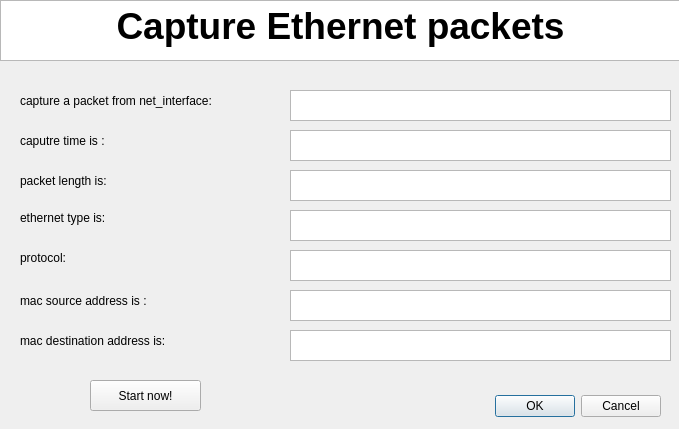
<?xml version="1.0" encoding="UTF-8"?>
<ui version="4.0">
 <class>Dialog_ethernet</class>
 <widget class="QDialog" name="Dialog_ethernet">
  <property name="geometry">
   <rect>
    <x>0</x>
    <y>0</y>
    <width>679</width>
    <height>429</height>
   </rect>
  </property>
  <property name="windowTitle">
   <string>Capture Ethernet packets</string>
  </property>
  <widget class="QDialogButtonBox" name="buttonBox">
   <property name="geometry">
    <rect>
     <x>320</x>
     <y>390</y>
     <width>341</width>
     <height>32</height>
    </rect>
   </property>
   <property name="orientation">
    <enum>Qt::Horizontal</enum>
   </property>
   <property name="standardButtons">
    <set>QDialogButtonBox::Cancel|QDialogButtonBox::Ok</set>
   </property>
  </widget>
  <widget class="QTextEdit" name="textEdit">
   <property name="geometry">
    <rect>
     <x>0</x>
     <y>0</y>
     <width>681</width>
     <height>61</height>
    </rect>
   </property>
   <property name="html">
    <string>&lt;!DOCTYPE HTML PUBLIC &quot;-//W3C//DTD HTML 4.0//EN&quot; &quot;http://www.w3.org/TR/REC-html40/strict.dtd&quot;&gt;
&lt;html&gt;&lt;head&gt;&lt;meta name=&quot;qrichtext&quot; content=&quot;1&quot; /&gt;&lt;style type=&quot;text/css&quot;&gt;
p, li { white-space: pre-wrap; }
&lt;/style&gt;&lt;/head&gt;&lt;body style=&quot; font-family:'Ubuntu'; font-size:11pt; font-weight:400; font-style:normal;&quot;&gt;
&lt;p align=&quot;center&quot; style=&quot; margin-top:0px; margin-bottom:0px; margin-left:0px; margin-right:0px; -qt-block-indent:0; text-indent:0px;&quot;&gt;&lt;span style=&quot; font-size:28pt; font-weight:600;&quot;&gt;Capture Ethernet packets&lt;/span&gt;&lt;/p&gt;&lt;/body&gt;&lt;/html&gt;</string>
   </property>
  </widget>
  <widget class="QLabel" name="label">
   <property name="geometry">
    <rect>
     <x>20</x>
     <y>90</y>
     <width>261</width>
     <height>21</height>
    </rect>
   </property>
   <property name="text">
    <string>capture a packet from net_interface:</string>
   </property>
  </widget>
  <widget class="QLabel" name="label_2">
   <property name="geometry">
    <rect>
     <x>20</x>
     <y>130</y>
     <width>241</width>
     <height>21</height>
    </rect>
   </property>
   <property name="layoutDirection">
    <enum>Qt::LeftToRight</enum>
   </property>
   <property name="text">
    <string>caputre time is : </string>
   </property>
  </widget>
  <widget class="QLabel" name="label_3">
   <property name="geometry">
    <rect>
     <x>20</x>
     <y>170</y>
     <width>161</width>
     <height>21</height>
    </rect>
   </property>
   <property name="text">
    <string>packet length is: </string>
   </property>
  </widget>
  <widget class="QLabel" name="label_4">
   <property name="geometry">
    <rect>
     <x>20</x>
     <y>210</y>
     <width>151</width>
     <height>16</height>
    </rect>
   </property>
   <property name="text">
    <string>ethernet type is: </string>
   </property>
  </widget>
  <widget class="QLabel" name="label_5">
   <property name="geometry">
    <rect>
     <x>20</x>
     <y>250</y>
     <width>111</width>
     <height>16</height>
    </rect>
   </property>
   <property name="text">
    <string>protocol:</string>
   </property>
  </widget>
  <widget class="QLabel" name="label_6">
   <property name="geometry">
    <rect>
     <x>20</x>
     <y>290</y>
     <width>181</width>
     <height>21</height>
    </rect>
   </property>
   <property name="text">
    <string>mac source address is : </string>
   </property>
  </widget>
  <widget class="QLabel" name="label_7">
   <property name="geometry">
    <rect>
     <x>20</x>
     <y>330</y>
     <width>201</width>
     <height>21</height>
    </rect>
   </property>
   <property name="text">
    <string>mac destination address is: </string>
   </property>
  </widget>
  <widget class="QTextEdit" name="te_from">
   <property name="geometry">
    <rect>
     <x>290</x>
     <y>90</y>
     <width>381</width>
     <height>31</height>
    </rect>
   </property>
  </widget>
  <widget class="QTextEdit" name="te_time">
   <property name="geometry">
    <rect>
     <x>290</x>
     <y>130</y>
     <width>381</width>
     <height>31</height>
    </rect>
   </property>
  </widget>
  <widget class="QTextEdit" name="te_length">
   <property name="geometry">
    <rect>
     <x>290</x>
     <y>170</y>
     <width>381</width>
     <height>31</height>
    </rect>
   </property>
  </widget>
  <widget class="QTextEdit" name="te_type">
   <property name="geometry">
    <rect>
     <x>290</x>
     <y>210</y>
     <width>381</width>
     <height>31</height>
    </rect>
   </property>
  </widget>
  <widget class="QTextEdit" name="te_ptotocol">
   <property name="geometry">
    <rect>
     <x>290</x>
     <y>250</y>
     <width>381</width>
     <height>31</height>
    </rect>
   </property>
  </widget>
  <widget class="QTextEdit" name="te_mac_source">
   <property name="geometry">
    <rect>
     <x>290</x>
     <y>290</y>
     <width>381</width>
     <height>31</height>
    </rect>
   </property>
  </widget>
  <widget class="QTextEdit" name="te_mac_des">
   <property name="geometry">
    <rect>
     <x>290</x>
     <y>330</y>
     <width>381</width>
     <height>31</height>
    </rect>
   </property>
  </widget>
  <widget class="QPushButton" name="btn_start">
   <property name="geometry">
    <rect>
     <x>90</x>
     <y>380</y>
     <width>111</width>
     <height>31</height>
    </rect>
   </property>
   <property name="text">
    <string>Start now!</string>
   </property>
  </widget>
 </widget>
 <resources/>
 <connections>
  <connection>
   <sender>buttonBox</sender>
   <signal>accepted()</signal>
   <receiver>Dialog_ethernet</receiver>
   <slot>accept()</slot>
   <hints>
    <hint type="sourcelabel">
     <x>248</x>
     <y>254</y>
    </hint>
    <hint type="destinationlabel">
     <x>157</x>
     <y>274</y>
    </hint>
   </hints>
  </connection>
  <connection>
   <sender>buttonBox</sender>
   <signal>rejected()</signal>
   <receiver>Dialog_ethernet</receiver>
   <slot>reject()</slot>
   <hints>
    <hint type="sourcelabel">
     <x>316</x>
     <y>260</y>
    </hint>
    <hint type="destinationlabel">
     <x>286</x>
     <y>274</y>
    </hint>
   </hints>
  </connection>
 </connections>
</ui>
